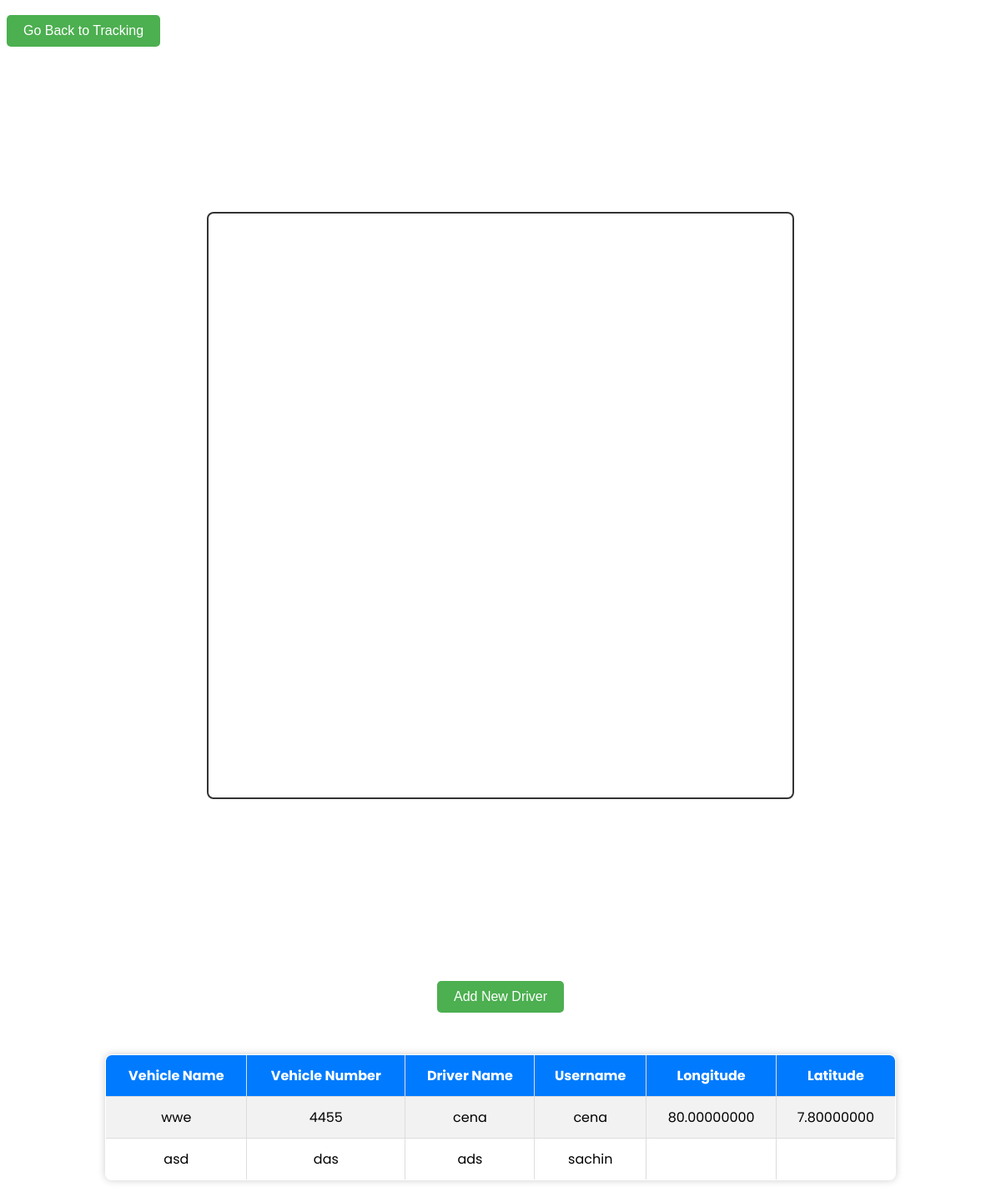
Page /admin_dashboard.php (signed in) on the committed database.
### tables this page shows
CREATE TABLE `drivers` (
  `id` int(11) NOT NULL,
  `vehicle_name` varchar(100) NOT NULL,
  `vehicle_no` varchar(50) NOT NULL,
  `driver_name` varchar(100) NOT NULL,
  `username` varchar(50) NOT NULL,
  `password` varchar(255) NOT NULL,
  `company_code` varchar(50) NOT NULL,
  `longitude` decimal(10,8) DEFAULT NULL,
  `latitude` decimal(10,8) DEFAULT NULL
);

### admin_dashboard.php (the view, shortened to what this page needs)
<?php
include('db.php');
$sql = "SELECT vehicle_name, vehicle_no, driver_name, username, longitude, latitude FROM drivers";
$result = mysqli_query($conn, $sql);
$drivers = [];
if ($result) {
    while ($row = mysqli_fetch_assoc($result)) {
        $drivers[] = $row;
    }
}
?>
<!DOCTYPE html>
<html lang="en">
<head>
    <link rel="stylesheet" href="main.css">
    <link rel="stylesheet" href="admin_dashboard.css">
</head>
<body onload="initMap()">
<button onclick="window.location.href='tracking.php'" style="background-color: #4CAF50; color: white; padding: 10px 20px; border: none; border-radius: 5px; cursor: pointer; font-size: 16px; margin-top: 10px;">
    Go Back to Tracking
</button>
    <h2>Driver Locations</h2>
    <div style="display: flex; justify-content: center; align-items: center; height: 100vh;">
    <div id="map" style="height: 700px; width: 700px; border: 2px solid #333; border-radius: 8px;"></div>
</div>
<h2>Drivers List</h2>
<button onclick="openForm()" style="background-color: #4CAF50; color: white; padding: 10px 20px; border: none; border-radius: 5px; cursor: pointer; font-size: 16px; margin: 50px auto; display: block;">
    Add New Driver
</button>
    <table border="1">
        <tr>
            <th>Vehicle Name</th>
            <th>Vehicle Number</th>
            <th>Driver Name</th>
            <th>Username</th>
            <th>Longitude</th>
            <th>Latitude</th>
        </tr>
        <?php foreach ($drivers as $driver): ?>
            <tr>
                <td><?php echo htmlspecialchars($driver['vehicle_name']); ?></td>
                <td><?php echo htmlspecialchars($driver['vehicle_no']); ?></td>
                <td><?php echo htmlspecialchars($driver['driver_name']); ?></td>
                <td><?php echo htmlspecialchars($driver['username']); ?></td>
                <td><?php echo htmlspecialchars($driver['longitude']); ?></td>
                <td><?php echo htmlspecialchars($driver['latitude']); ?></td>
            </tr>
        <?php endforeach; ?>
    </table>
</body>
</html>

### main.css (style rules this page uses)
body { background-size: cover; background-position: center; background-repeat: no-repeats; background-attachment: fixed; animation: change 60000ms infinite ease-in-out; font-family: Poppins; }

### admin_dashboard.css (style rules this page uses)
h2 { text-align: center; color: #ffffff; margin-top: 20px; padding: 15px; font-size: 40px; margin: 30px; }
table { width: 80%; margin: 20px auto; border-collapse: collapse; background-color: #fff; box-shadow: 0 0 10px rgba(0, 0, 0, 0.2); border-radius: 8px; overflow: hidden; }
table th, table td { padding: 12px; text-align: center; border: 1px solid #ddd; }
table th { background-color: #007bff; color: white; font-weight: bold; }
table tr:nth-child(even) { background-color: #f2f2f2; }

### rows in the picture
drivers: vehicle_name "wwe", vehicle_no "4455", driver_name "cena", username "cena", longitude "80.00000000", latitude "7.80000000"
drivers: vehicle_name "asd", vehicle_no "das", driver_name "ads", username "sachin"
